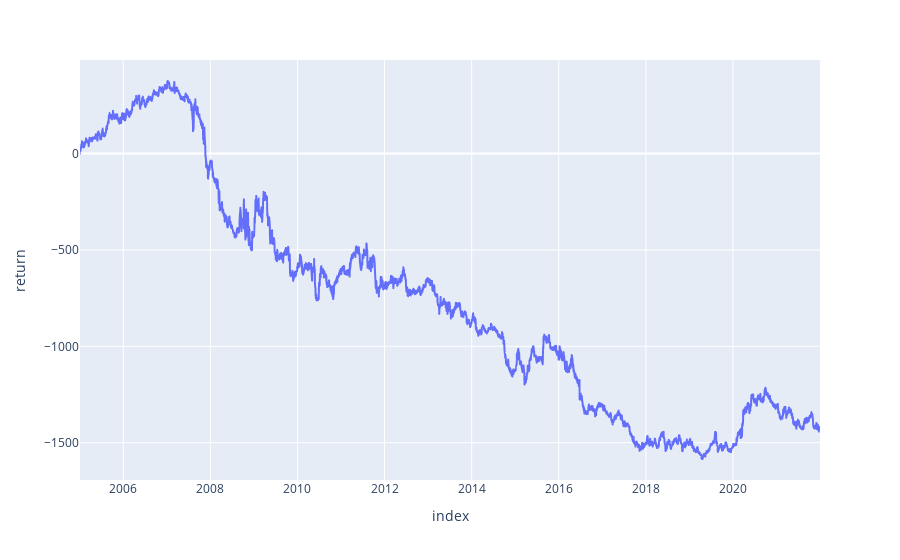

This figure's notebook cell:
### Code cell
# IMPROVING A SIGNAL WITH MONEY MANAGEMENT AND RISK MANAGAMENT

sigs = pd.DataFrame(index=idxs.index, columns=syms.columns)

for dt in idxs.index:
    for xs in idxs.columns:
        for ys in idxs.columns:
            if idxs[xs][dt] > idxs[ys][dt]:
                try: sigs[xs+'_'+ys][dt] = 1
                except: continue
            elif idxs[xs][dt] < idxs[ys][dt]:
                try: sigs[xs+'_'+ys][dt] = -1
                except: continue

sigs = sigs.shift(1).fillna(0)

perf = pd.DataFrame(index=syms.index, columns=['return'])

for dt in syms.index:
    ret = 0
    for sym in syms.columns:
        ret += syms[sym][dt] * sigs[sym][dt]
    perf['return'][dt] = ret

perf = perf.cumsum()
plt = perf.plot(x=perf.index, y='return')
plt.show()

### Figure 1 — Plotly figure (JSON) as saved in the notebook; plotly's stock layout.template omitted (floating-point values rounded to 4 significant figures; data arrays with more than 128 entries replaced by an {"elided": "..."} marker saying what was removed)
{"data": [{"hovertemplate": "index=%{x}<br>return=%{y}<extra></extra>", "legendgroup": "", "line": {"color": "#636efa", "dash": "solid"}, "mode": "lines", "name": "", "showlegend": false, "type": "scattergl", "x": {"elided": "4435 str values"}, "xaxis": "x", "y": {"elided": "4435 float values"}, "yaxis": "y"}], "layout": {"legend": {"tracegroupgap": 0}, "margin": {"t": 60}, "xaxis": {"anchor": "y", "domain": [0, 1], "title": {"text": "index"}}, "yaxis": {"anchor": "x", "domain": [0, 1], "title": {"text": "return"}}}}
